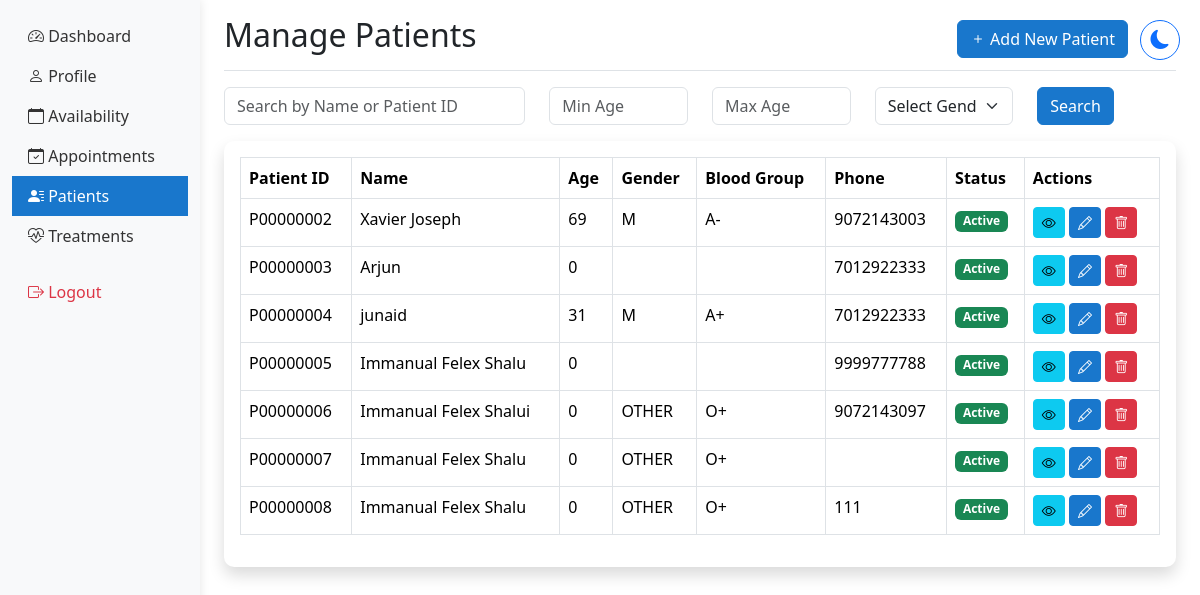
/patients/ (signed in), run on an earlier commit of the app's database.
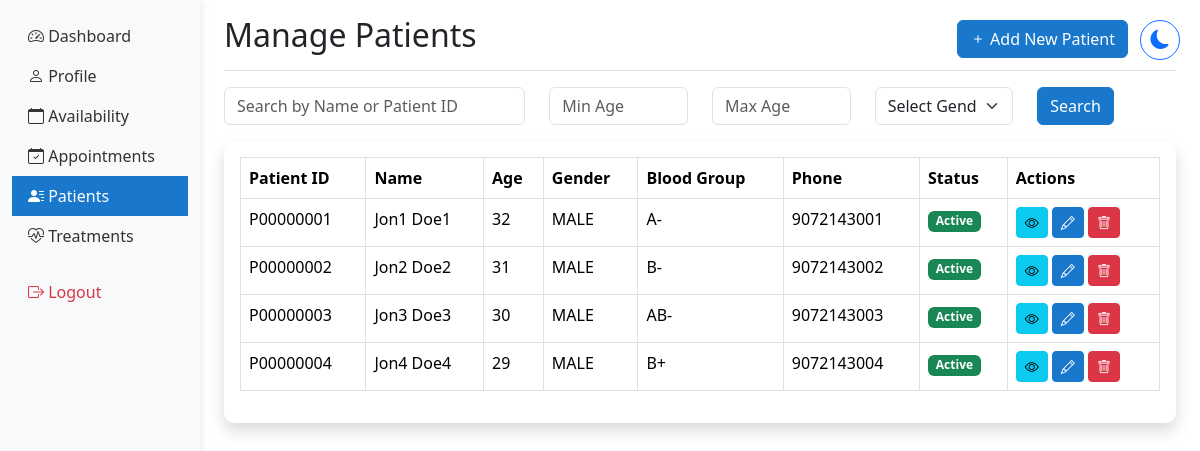
And on a later commit of the database.
### hmsapp/models.py (models this page shows, shortened)
class Patient(models.Model):
    BLOOD_GROUPS = [
        ('A+', 'A+'), ('A-', 'A-'),
        ('B+', 'B+'), ('B-', 'B-'),
        ('O+', 'O+'), ('O-', 'O-'),
        ('AB+', 'AB+'), ('AB-', 'AB-'),
    ]
    GENDER_CHOICES = [
        ('MALE', 'Male'),
        ('FEMALE', 'Female'),
        ('OTHER', 'Other'),
    ]
    user = models.OneToOneField(User, on_delete=models.CASCADE)  # Changed to OneToOneField
    patient_name = models.CharField(max_length=100)  # Removed blank=True
    date_of_birth = models.DateField()
    blood_group = models.CharField(max_length=5, choices=BLOOD_GROUPS)  # Added choices
    gender = models.CharField(max_length=10, choices=GENDER_CHOICES)  # Added choices
    nationality = models.CharField(max_length=50)
    referred_by = models.CharField(max_length=100, blank=True)
    phone_number = models.CharField(max_length=15, validators=[phone_regex])
    address = models.TextField(blank=True)
    emergency_contact_name = models.CharField(max_length=100)
    emergency_contact_phone = models.CharField(max_length=15, validators=[phone_regex])
    medical_history = models.TextField(blank=True)
    drug_allergies = models.TextField(blank=True)
    food_allergies = models.TextField(blank=True)
    created_at = models.DateTimeField(auto_now_add=True)
    updated_at = models.DateTimeField(auto_now=True)
    patient_id = models.CharField(max_length=9, unique=True, blank=True)
    profile_picture = models.ImageField(
        upload_to='patients/profile_pics/',
        null=True,
        blank=True,
        validators=[FileExtensionValidator(['jpg', 'jpeg', 'png'])]
    )
    age = models.IntegerField(null=True, blank=True)
    @property
    def calculated_age(self):
        if self.date_of_birth:
            today = date.today()
            return relativedelta(today, self.date_of_birth).years
        return 0

### hmsapp/views.py (the view)
# urls.py: path('patients/', views.manage_patients, name='manage_patients'),
@login_required
@user_passes_test(lambda u: u.groups.filter(name__in=['Staff', 'Administrators', 'Doctors']).exists())
def manage_patients(request):
    patients = Patient.objects.all()
    for patient in patients:
        if patient.age != patient.calculated_age:
            patient.save()  # This will trigger the age recalculation
    search_query = request.GET.get('search', '')
    min_age = request.GET.get('min_age')
    max_age = request.GET.get('max_age')
    gender = request.GET.get('gender')
    if search_query:
        patients = patients.filter(
            Q(patient_name__icontains=search_query) |
            Q(patient_id__icontains=search_query)
        )
    if gender in dict(Patient.GENDER_CHOICES):  # Validate against model choices
        patients = patients.filter(gender=gender)
    if min_age:
        patients = patients.filter(age__gte=min_age)
    if max_age:
        patients = patients.filter(age__lte=max_age)
    context = {
        'patients': patients,
        'request': request,
        'gender_choices': Patient.GENDER_CHOICES  # Add gender choices to context
    }
    return render(request, 'shared/manage_patients.html', context)

### hmsapp/context_processors.py (called while the page is built)
def base_template(request):
    if request.user.is_authenticated:
        if request.user.groups.filter(name='Doctors').exists():
            base_template = 'doctor/base_doctor.html'
        elif request.user.groups.filter(name='Administrators').exists():
            base_template = 'hosp_admin/base_admin.html'
        else:
            base_template = 'staff/base_staff.html'
    else:
        base_template = 'staff/base_staff.html'
    return {'base_template': base_template}

### hmsapp/templates/shared/manage_patients.html (shortened to what this page needs)
{% extends base_template %}
{% load static %}
{% block content %}
<div class="d-flex justify-content-between flex-wrap flex-md-nowrap align-items-center pt-3 pb-2 mb-3 border-bottom">
    <h1 class="h2">Manage Patients</h1>
    <div class="btn-toolbar mb-2 mb-md-0 me-5">
        <button type="button" class="btn btn-primary" data-bs-toggle="modal" data-bs-target="#addPatientModal">
            <i class="bi bi-plus"></i> Add New Patient
        </button>
    </div>
</div>
<div class="mb-3">
    <form id="searchForm" method="GET" action="{% url 'manage_patients' %}">
        <div class="row">
            <div class="col-md-4">
                <input type="text" class="form-control" name="search" placeholder="Search by Name or Patient ID" value="{{ request.GET.search }}">
            </div>
            <div class="col-md-2">
                <input type="number" class="form-control" name="min_age" placeholder="Min Age" value="{{ request.GET.min_age }}">
            </div>
            <div class="col-md-2">
                <input type="number" class="form-control" name="max_age" placeholder="Max Age" value="{{ request.GET.max_age }}">
            </div>
            <div class="col-md-2">
                <select class="form-select" name="gender">
                    <option value="">Select Gender</option>
                </select>
            </div>
            <div class="col-md-2">
                <button type="submit" class="btn btn-primary">Search</button>
            </div>
        </div>
    </form>
</div>
<div class="card shadow mb-4">
    <div class="card-body">
        <div class="table-responsive">
            <table class="table table-bordered" id="patientsTable" width="100%" cellspacing="0">
                <thead>
                    <tr>
                        <th>Patient ID</th>
                        <th>Name</th>
                        <th>Age</th>
                        <th>Gender</th>
                        <th>Blood Group</th>
                        <th>Phone</th>
                        <th>Status</th>
                        <th>Actions</th>
                    </tr>
                </thead>
                <tbody>
                    {% for patient in patients %}
                    <tr>
                        <td>{{ patient.patient_id }}</td>
                        <td>{{ patient.user.get_full_name }}</td>
                        <td>{{ patient.calculated_age }}</td>
                        <td>{{ patient.gender }}</td>
                        <td>{{ patient.blood_group }}</td>
                        <td>{{ patient.phone_number }}</td>
                        <td>
                            <span class="badge {% if patient.user.is_active %}bg-success{% else %}bg-danger{% endif %}">
                                {{ patient.user.is_active|yesno:"Active,Inactive" }}
                            </span>
                        </td>
                        <td>
                            <button class="btn btn-sm btn-info" onclick="viewPatient('{{ patient.id }}')">
                                <i class="bi bi-eye"></i>
                            </button>
                            <button class="btn btn-sm btn-primary" onclick="editPatient('{{ patient.id }}')">
                                <i class="bi bi-pencil"></i>
                            </button>
                            <button type="button" class="btn btn-sm btn-danger" data-bs-toggle="modal" data-bs-target="#deletePatient{{ patient.id }}">
                                <i class="bi bi-trash"></i>
                            </button>
                        </td>
                    </tr>
                    {% endfor %}
                </tbody>
            </table>
        </div>
    </div>
</div>
{% endblock %}

### hmsapp/templates/doctor/base_doctor.html (shortened to what this page needs)
{% load static %}
<!DOCTYPE html>
<html lang="en">
<head>
    <link href="{% static 'vendor/bootstrap/css/bootstrap.min.css' %}" rel="stylesheet">
    <link href="{% static 'vendor/bootstrap-icons/bootstrap-icons.css' %}" rel="stylesheet">
</head>
<body>
    <div class="theme-toggle position-fixed" style="top: 20px; right: 20px; z-index: 1000;">
        <button class="btn btn-outline-primary rounded-circle" id="themeToggle" onclick="toggleTheme()">
            <i class="bi bi-moon-fill"></i>
        </button>
    </div>
    <div class="container-fluid">
        <div class="row">
            <nav id="sidebar" class="col-md-3 col-lg-2 d-md-block bg-light sidebar">
                <div class="position-sticky pt-3">
                    <ul class="nav flex-column">
                        <li class="nav-item">
                            <a class="nav-link {% if request.resolver_match.url_name == 'doctor_dashboard' %}active{% endif %}"
                               href="{% url 'doctor_dashboard' %}">
                                <i class="bi bi-speedometer2"></i> Dashboard
                            </a>
                        </li>
                        <li class="nav-item">
                            <a class="nav-link {% if request.resolver_match.url_name == 'doctor_profile' %}active{% endif %}"
                               href="{% url 'doctor_profile' %}">
                                <i class="bi bi-person"></i> Profile
                            </a>
                        </li>
                        <li class="nav-item">
                            <a class="nav-link {% if request.resolver_match.url_name == 'manage_availability' %}active{% endif %}"
                               href="{% url 'manage_availability' %}">
                                <i class="bi bi-calendar"></i> Availability
                            </a>
                        </li>
                            <a class="nav-link {% if request.resolver_match.url_name == 'manage_appointments' %}active{% endif %}"
                               href="{% url 'manage_appointments' %}">
                                <i class="bi bi-calendar-check"></i> Appointments
                            </a>
                        <li class="nav-item">
                            <a class="nav-link {% if request.resolver_match.url_name == 'manage_patients' %}active{% endif %}"
                               href="{% url 'manage_patients' %}">
                                <i class="bi bi-person-lines-fill"></i> Patients
                            </a>
                        </li>
                        <li class="nav-item">
                            <a class="nav-link {% if request.resolver_match.url_name == 'manage_treatments' %}active{% endif %}"
                               href="{% url 'manage_treatments' %}">
                                <i class="bi bi-heart-pulse"></i> Treatments
                            </a>
                        </li>
                        <li class="nav-item mt-3">
                            <form method="post" action="{% url 'logout' %}">
                                <button type="submit" class="nav-link border-0 bg-transparent text-danger">
                                    <i class="bi bi-box-arrow-right"></i> Logout
                                </button>
                            </form>
                        </li>
                    </ul>
                </div>
            </nav>
            <main class="col-md-9 ms-sm-auto col-lg-10 px-md-4">
                {% block content %}{% endblock %}
            </main>
        </div>
    </div>
</body>
</html>

### hmsapp/templates/doctor/base_doctor.html (style rules this page uses)
.sidebar { min-height: 100vh; box-shadow: 0 0 10px rgba(0,0,0,0.1); }
.nav-link { color: #333; padding: 0.5rem 1rem; transition: all 0.3s ease; }
.nav-link.active { background-color: #1977cc; color: white; }
.card { border: none; box-shadow: 0 0 15px rgba(0,0,0,0.05); border-radius: 10px; }
.table th { border-top: none; font-weight: 600; }
.btn-primary { background-color: #1977cc; border-color: #1977cc; }
.theme-toggle .btn { width: 40px; height: 40px; padding: 0; display: flex; align-items: center; justify-content: center; }
.theme-toggle .btn i { font-size: 1.2rem; }

What changed in the data, as far as the page shows it:
removed Patient: patient_id "P00000002", user.get_full_name "Xavier Joseph", calculated_age "69", gender "M", blood_group "A-", phone_number "9072143003", user.is_active "Active"
removed Patient: patient_id "P00000003", user.get_full_name "Arjun", calculated_age "0", phone_number "7012922333", user.is_active "Active"
removed Patient: patient_id "P00000004", user.get_full_name "junaid", calculated_age "31", gender "M", blood_group "A+", phone_number "7012922333", user.is_active "Active"
removed Patient: patient_id "P00000005", user.get_full_name "Immanual Felex Shalu", calculated_age "0", phone_number "9999777788", user.is_active "Active"
removed Patient: patient_id "P00000006", user.get_full_name "Immanual Felex Shalui", calculated_age "0", gender "OTHER", blood_group "O+", phone_number "9072143097", user.is_active "Active"
removed Patient: patient_id "P00000007", user.get_full_name "Immanual Felex Shalu", calculated_age "0", gender "OTHER", blood_group "O+", user.is_active "Active"
removed Patient: patient_id "P00000008", user.get_full_name "Immanual Felex Shalu", calculated_age "0", gender "OTHER", blood_group "O+", phone_number "111", user.is_active "Active"
added Patient: patient_id "P00000001", user.get_full_name "Jon1 Doe1", calculated_age "32", gender "MALE", blood_group "A-", phone_number "9072143001", user.is_active "Active"
added Patient: patient_id "P00000002", user.get_full_name "Jon2 Doe2", calculated_age "31", gender "MALE", blood_group "B-", phone_number "9072143002", user.is_active "Active"
added Patient: patient_id "P00000003", user.get_full_name "Jon3 Doe3", calculated_age "30", gender "MALE", blood_group "AB-", phone_number "9072143003", user.is_active "Active"
added Patient: patient_id "P00000004", user.get_full_name "Jon4 Doe4", calculated_age "29", gender "MALE", blood_group "B+", phone_number "9072143004", user.is_active "Active"
